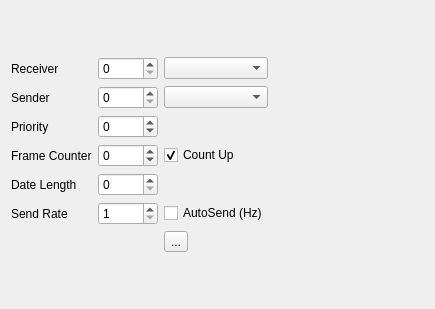
<?xml version="1.0" encoding="UTF-8"?>
<ui version="4.0">
 <class>NDLCom::Composer</class>
 <widget class="QWidget" name="NDLCom::Composer">
  <property name="geometry">
   <rect>
    <x>0</x>
    <y>0</y>
    <width>435</width>
    <height>309</height>
   </rect>
  </property>
  <property name="sizePolicy">
   <sizepolicy hsizetype="Preferred" vsizetype="Preferred">
    <horstretch>0</horstretch>
    <verstretch>0</verstretch>
   </sizepolicy>
  </property>
  <property name="windowTitle">
   <string>Form</string>
  </property>
  <layout class="QVBoxLayout" name="verticalLayout">
   <item>
    <layout class="QVBoxLayout" name="layout">
     <item>
      <layout class="QGridLayout" name="gridLayout">
       <item row="0" column="0">
        <widget class="QLabel" name="label">
         <property name="text">
          <string>Receiver</string>
         </property>
        </widget>
       </item>
       <item row="0" column="1">
        <widget class="QSpinBox" name="receiverId">
         <property name="maximum">
          <number>255</number>
         </property>
        </widget>
       </item>
       <item row="0" column="2">
        <widget class="QComboBox" name="receivers">
         <property name="minimumSize">
          <size>
           <width>0</width>
           <height>0</height>
          </size>
         </property>
        </widget>
       </item>
       <item row="1" column="0">
        <widget class="QLabel" name="label_2">
         <property name="text">
          <string>Sender</string>
         </property>
        </widget>
       </item>
       <item row="1" column="1">
        <widget class="QSpinBox" name="senderId">
         <property name="maximum">
          <number>255</number>
         </property>
        </widget>
       </item>
       <item row="1" column="2">
        <widget class="QComboBox" name="senders"/>
       </item>
       <item row="2" column="0">
        <widget class="QLabel" name="label_3">
         <property name="text">
          <string>Priority</string>
         </property>
        </widget>
       </item>
       <item row="2" column="1">
        <widget class="QSpinBox" name="priority">
         <property name="minimumSize">
          <size>
           <width>60</width>
           <height>0</height>
          </size>
         </property>
         <property name="maximumSize">
          <size>
           <width>60</width>
           <height>16777215</height>
          </size>
         </property>
         <property name="wrapping">
          <bool>true</bool>
         </property>
         <property name="maximum">
          <number>15</number>
         </property>
        </widget>
       </item>
       <item row="3" column="0">
        <widget class="QLabel" name="label_4">
         <property name="text">
          <string>Frame Counter</string>
         </property>
        </widget>
       </item>
       <item row="3" column="1">
        <widget class="QSpinBox" name="frameCounter">
         <property name="minimumSize">
          <size>
           <width>60</width>
           <height>0</height>
          </size>
         </property>
         <property name="maximumSize">
          <size>
           <width>60</width>
           <height>16777215</height>
          </size>
         </property>
         <property name="wrapping">
          <bool>true</bool>
         </property>
         <property name="maximum">
          <number>255</number>
         </property>
        </widget>
       </item>
       <item row="3" column="2">
        <widget class="QCheckBox" name="countUp">
         <property name="text">
          <string>Count Up</string>
         </property>
         <property name="checked">
          <bool>true</bool>
         </property>
        </widget>
       </item>
       <item row="4" column="0">
        <widget class="QLabel" name="label_5">
         <property name="text">
          <string>Date Length</string>
         </property>
        </widget>
       </item>
       <item row="4" column="1">
        <widget class="QSpinBox" name="dataLength">
         <property name="maximum">
          <number>255</number>
         </property>
        </widget>
       </item>
       <item row="5" column="0">
        <widget class="QLabel" name="label_6">
         <property name="text">
          <string>Send Rate</string>
         </property>
        </widget>
       </item>
       <item row="5" column="1">
        <widget class="QSpinBox" name="sendRate">
         <property name="minimum">
          <number>1</number>
         </property>
         <property name="maximum">
          <number>9999</number>
         </property>
        </widget>
       </item>
       <item row="5" column="2">
        <layout class="QHBoxLayout" name="horizontalLayout">
         <item>
          <widget class="QCheckBox" name="autoSend">
           <property name="text">
            <string>AutoSend (Hz)</string>
           </property>
          </widget>
         </item>
        </layout>
       </item>
       <item row="5" column="3">
        <spacer name="horizontalSpacer">
         <property name="orientation">
          <enum>Qt::Horizontal</enum>
         </property>
         <property name="sizeHint" stdset="0">
          <size>
           <width>40</width>
           <height>20</height>
          </size>
         </property>
        </spacer>
       </item>
       <item row="6" column="2">
        <widget class="QToolButton" name="sendButton">
         <property name="text">
          <string>...</string>
         </property>
        </widget>
       </item>
      </layout>
     </item>
    </layout>
   </item>
  </layout>
 </widget>
 <resources/>
 <connections/>
</ui>
